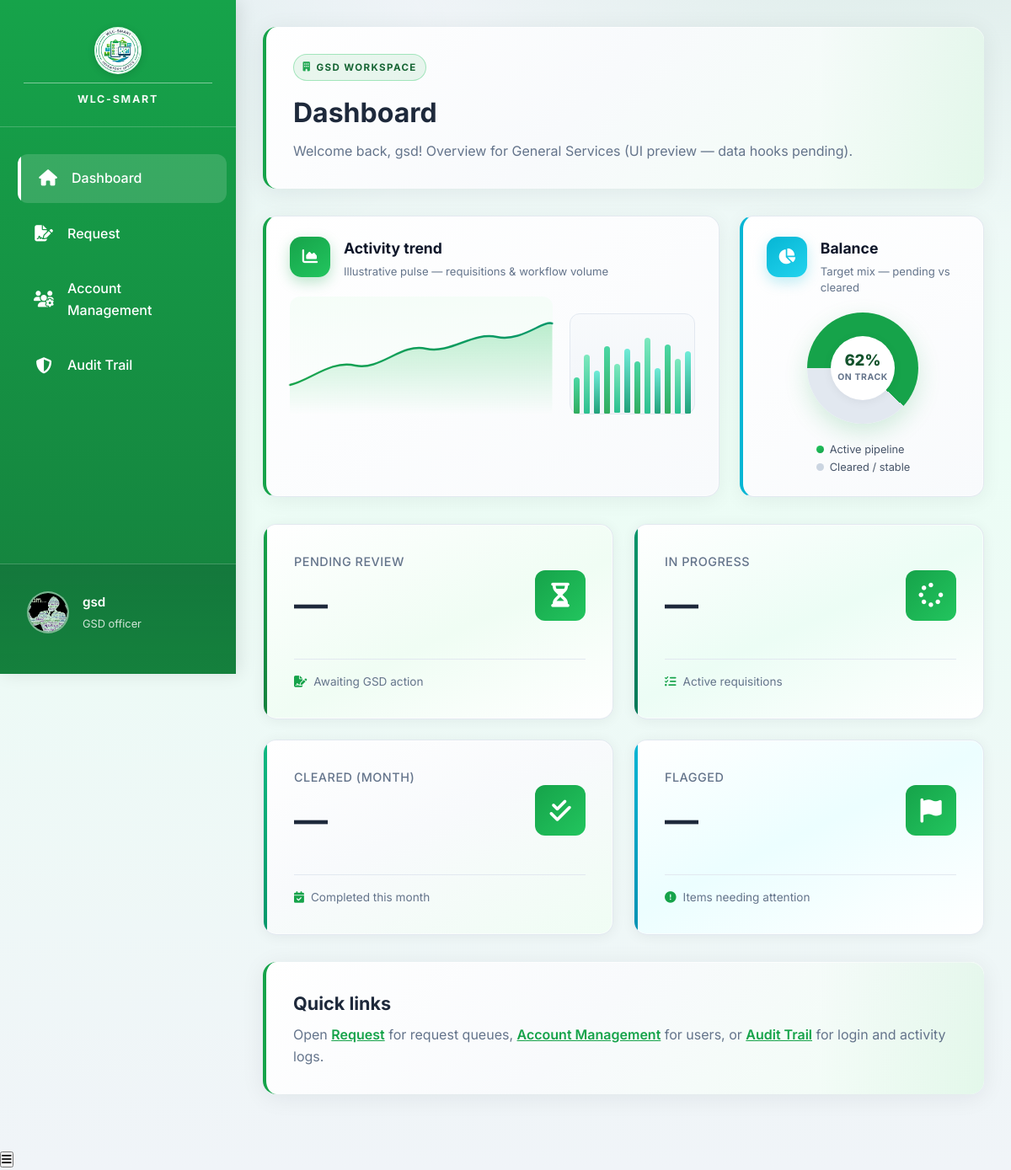
The app's page /public/pages/gsd_dashboard.php (signed in) with its own data.
### tables this page shows
CREATE TABLE `user` (
  `user_id` int(11) NOT NULL,
  `Email` varchar(191) NOT NULL COMMENT 'Login email (kept as Email for backward compatibility)',
  `password` varchar(255) NOT NULL COMMENT 'Store hashed password (bcrypt/argon2)',
  `role` enum('Inventory Manager','Dean','Laboratory Manager','Comptroller','President','Employee','User','GSD officer') NOT NULL DEFAULT 'User',
  `failed_attempts` tinyint(3) UNSIGNED NOT NULL DEFAULT 0 COMMENT 'Failed login counter',
  `lock_time` datetime DEFAULT NULL COMMENT 'When account lock was triggered',
  `created_at` datetime NOT NULL DEFAULT current_timestamp() COMMENT 'Record creation timestamp',
  `updated_at` datetime NOT NULL DEFAULT current_timestamp() ON UPDATE current_timestamp() COMMENT 'Last profile/account update',
  `deleted_at` datetime DEFAULT NULL COMMENT 'Soft-delete timestamp',
  `office_id` int(11) DEFAULT NULL,
  `photo_url` varchar(500) DEFAULT NULL COMMENT 'Profile photo URL/path',
  `full_name` varchar(150) DEFAULT NULL COMMENT 'User full name for profile/UI',
  `contact_number` varchar(20) DEFAULT NULL COMMENT 'Mobile/telephone number',
  `has_consented` tinyint(1) NOT NULL DEFAULT 0 COMMENT 'Accepted Privacy Notice + T&C',
  `consent_version` varchar(10) DEFAULT NULL COMMENT 'Policy version accepted (e.g., 2026-01)',
  `consent_date` datetime DEFAULT NULL COMMENT 'When consent was given',
  `last_login` datetime DEFAULT NULL COMMENT 'Most recent successful login',
  `account_status` enum('active','disabled','locked') NOT NULL DEFAULT 'active' COMMENT 'Account lifecycle state',
  `password_updated_at` datetime DEFAULT NULL COMMENT 'Last password change date',
  `remember_token` varchar(255) DEFAULT NULL COMMENT 'Persistent-login/session token hash'
);

### public/pages/gsd_dashboard.php (the view, shortened to what this page needs)
<?php
$db = Database::connect();
$stmt = $db->prepare('SELECT * FROM user WHERE user_id = ?');
$stmt->execute([$_SESSION['user_id']]);
$user = $stmt->fetch(PDO::FETCH_ASSOC);
$username = trim((string)($user['full_name'] ?? ''));
if ($username === '') {
    $username = explode('@', (string)($user['Email'] ?? ''))[0] ?? 'User';
}
$gsdActive = 'dashboard';
?>
<!DOCTYPE html>
<html lang="en">
<head>
    <link rel="stylesheet" href="../assets/css/dashboard.css">
    <link rel="stylesheet" href="../assets/css/gsd.css">
    <link rel="stylesheet" href="../assets/css/loading.css">
    <link rel="stylesheet" href="https://cdnjs.cloudflare.com/ajax/libs/font-awesome/6.5.0/css/all.min.css">
</head>
<body>
<?php require __DIR__ . '/partials/gsd_sidebar.php'; ?>
<main class="main-content gsd-main">
    <div class="page-header">
        <div class="gsd-kicker"><i class="fas fa-building"></i> GSD workspace</div>
        <h1>Dashboard</h1>
        <p>Welcome back, <?php echo htmlspecialchars($username); ?>! Overview for General Services (UI preview — data hooks pending).</p>
    </div>
    <?php require __DIR__ . '/partials/dashboard_overview_charts.php'; ?>
    <div class="dashboard-grid">
        <div class="dashboard-card" data-notification-key="gsd_total">
            <div class="card-header">
                <div>
                    <p class="card-title">Pending review</p>
                    <h3 class="card-value">—</h3>
                </div>
                <div class="card-icon"><i class="fas fa-hourglass-half"></i></div>
            </div>
            <div class="card-footer">
                <i class="fas fa-file-signature"></i>
                <span>Awaiting GSD action</span>
            </div>
        </div>
        <div class="dashboard-card">
            <div class="card-header">
                <div>
                    <p class="card-title">In progress</p>
                    <h3 class="card-value">—</h3>
                </div>
                <div class="card-icon"><i class="fas fa-spinner"></i></div>
            </div>
            <div class="card-footer">
                <i class="fas fa-tasks"></i>
                <span>Active requisitions</span>
            </div>
        </div>
        <div class="dashboard-card">
            <div class="card-header">
                <div>
                    <p class="card-title">Cleared (month)</p>
                    <h3 class="card-value">—</h3>
                </div>
                <div class="card-icon"><i class="fas fa-check-double"></i></div>
            </div>
            <div class="card-footer">
                <i class="fas fa-calendar-check"></i>
                <span>Completed this month</span>
            </div>
        </div>
        <div class="dashboard-card">
            <div class="card-header">
                <div>
                    <p class="card-title">Flagged</p>
                    <h3 class="card-value">—</h3>
                </div>
                <div class="card-icon"><i class="fas fa-flag"></i></div>
            </div>
            <div class="card-footer">
                <i class="fas fa-exclamation-circle"></i>
                <span>Items needing attention</span>
            </div>
        </div>
    </div>
    <div class="page-header">
        <h2 style="font-size:1.35rem;font-weight:700;color:#1e293b;margin:0 0 0.5rem 0;">Quick links</h2>
        <p style="margin-bottom: 0;">
            Open <a href="gsd_request.php" style="color: #16a34a; font-weight: 600;">Request</a> for request queues,
            <a href="gsd_account_management.php" style="color: #16a34a; font-weight: 600;">Account Management</a> for users, or
            <a href="audit_trail.php" style="color: #16a34a; font-weight: 600;">Audit Trail</a> for login and activity logs.
        </p>
    </div>
</main>
<button class="mobile-menu-btn" id="mobileMenuBtn" type="button" aria-label="Menu"><i class="fas fa-bars"></i></button>
</body>
</html>

### public/pages/partials/gsd_sidebar.php
<?php
$gsdActive = $gsdActive ?? '';
$roleLabel = htmlspecialchars(ucfirst(trim((string) ($user['role'] ?? 'GSD officer'))));
?>
<aside class="sidebar" id="sidebar">
    <?php require __DIR__ . '/sidebar_brand_header.php'; ?>
    <nav>
        <ul class="sidebar-nav">
            <li>
                <a href="gsd_dashboard.php" class="<?php echo $gsdActive === 'dashboard' ? 'active' : ''; ?>">
                    <i class="fas fa-home"></i> <span>Dashboard</span>
                </a>
            </li>
            <li>
                <a href="gsd_request.php" class="<?php echo $gsdActive === 'request' ? 'active' : ''; ?>" data-notification-key="gsd_total">
                    <i class="fas fa-file-signature"></i> <span>Request</span>
                </a>
            </li>
            <li>
                <a href="gsd_account_management.php" class="<?php echo $gsdActive === 'accounts' ? 'active' : ''; ?>">
                    <i class="fas fa-users-cog"></i> <span>Account Management</span>
                </a>
            </li>
            <li>
                <a href="audit_trail.php" class="<?php echo $gsdActive === 'audit' ? 'active' : ''; ?>">
                    <i class="fas fa-shield-alt"></i> <span>Audit Trail</span>
                </a>
            </li>
        </ul>
    </nav>
    <div class="sidebar-footer">
        <div class="user-profile">
            <div class="user-avatar">
                <?php if (!empty($user['photo_url'])): ?>
                    <img src="../<?php echo htmlspecialchars($user['photo_url']); ?>" alt="Profile Photo" class="user-avatar-img">
                <?php else: ?>
                    <div class="user-avatar-initials"><?php echo htmlspecialchars($initials); ?></div>
                <?php endif; ?>
            </div>
            <div class="user-details">
                <h4><?php echo htmlspecialchars($username); ?></h4>
                <p><?php echo $roleLabel; ?></p>
            </div>
        </div>
    </div>
</aside>

### public/assets/css/gsd.css (style rules this page uses)
.gsd-main { min-height: calc(100vh - 4rem); }
.gsd-kicker { display: inline-flex; align-items: center; gap: 0.4rem; font-size: 0.72rem; font-weight: 700; letter-spacing: 0.12em; text-transform: uppercase; color: #166534; background: rgba(22, 163, 74, 0.09); border: 1px solid rgba(34, 197, 94, 0.35); padding: 0.35rem 0.65rem; border-radius: 999px; margin-bottom: 0.75rem; }
.gsd-kicker i { font-size: 0.7rem; color: #16a34a; opacity: 0.95; }

### public/pages/gsd_dashboard.php (style rules this page uses)
.card-value { font-variant-numeric: tabular-nums; }

### records on screen
user: photo_url (picture), Email "gsd", role "GSD officer"
